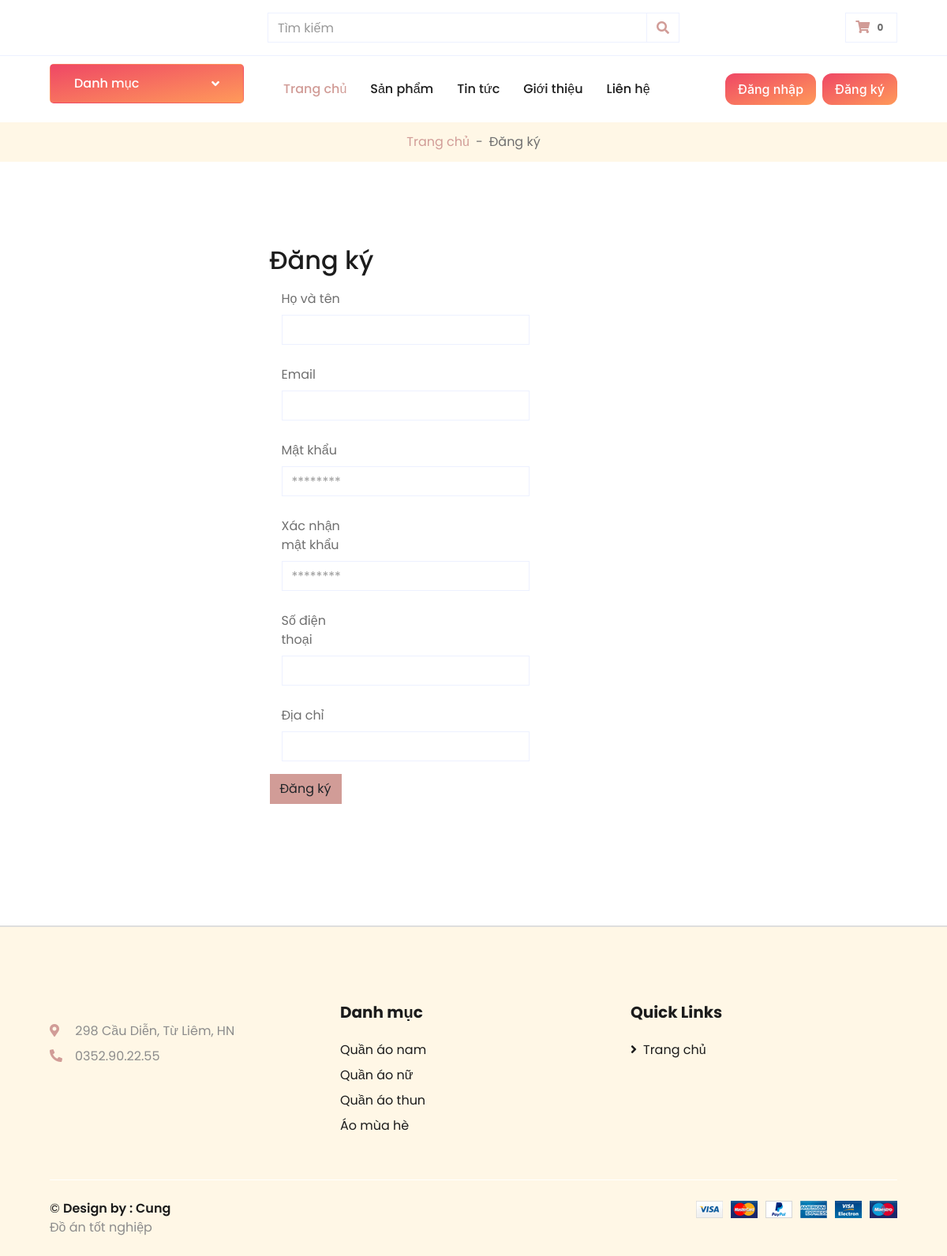
Screenshot of /dang-ky.php with the database file from the repository.
### tables this page shows
CREATE TABLE `danhmuc` (
  `tendanhmuc` varchar(255) DEFAULT NULL,
  `slug` varchar(255) DEFAULT NULL,
  `hinhanh` varchar(255) DEFAULT NULL,
  `danhmuccha_id` int(11) DEFAULT NULL,
  `created_at` timestamp NULL DEFAULT CURRENT_TIMESTAMP,
  `updated_at` timestamp NULL DEFAULT CURRENT_TIMESTAMP,
  `id` int(11) NOT NULL
);

### libraries/Function.php (called while the page is built, shortened)
                   <?php
   function base_url()
   {
      return $url  = "http://localhost:8000/";
        return 'http://'.$_SERVER["SERVER_NAME"].'/';
   }
   function postInput($str)
   {
       return isset($_POST[$str]) ? $_POST[$str] : '';
   }
?>

### libraries/Database.php (called while the page is built, shortened)
<?php
    class Database
    {
        public $link;
        public function __construct()
        {
            $this->link = mysqli_connect("127.0.0.1","root","","webbanmaytinh","3306") or die ("Errors Connect DB");
            mysqli_set_charset($this->link,"utf8");
        }
         public function fetchAll($table)
        {
            $sql = "SELECT * FROM {$table} WHERE 1" ;
            $result = mysqli_query($this->link,$sql) or die("Lỗi Truy Vấn fetchAll " .mysqli_error($this->link));
            $data = [];
            if( $result)
            {
                while ($num = mysqli_fetch_assoc($result))
                {
                    $data[] = $num;
                }
            }
            return $data;
        }
    }
?>

### autoload/autoload.php (called while the page is built, shortened)
<?php
    require_once __DIR__ . "/../libraries/Database.php";
    require_once __DIR__ . "/../libraries/Function.php";
    $db = new Database();
    $danhmuc = $db->fetchAll('danhmuc');
?>

### dang-ky.php (the view, shortened to what this page needs)
<?php
require_once __DIR__ . "/autoload/autoload.php";
$data  =
    [
        'hoten'       => postInput('hoten'),
        'email'       => postInput('email'),
        'password'    => postInput('password'),
        'diachi'      => postInput('diachi'),
        'sodienthoai' => postInput('sodienthoai'),
        'confirm_password' => postInput('confirm_password')
    ];
?>
<!DOCTYPE html>
<html lang="en">
<?php require_once __DIR__ . "/include/head.php"; ?>
<body>
<?php require_once __DIR__ . "/include/top.php"; ?>
<div class="container-fluid">
    <div class="row border-top px-xl-5">
        <div class="col-lg-3 d-none d-lg-block">
            <a class="btn shadow-none d-flex align-items-center justify-content-between bg-primary text-white w-100 danh-muc"
               data-toggle="collapse" href="#navbar-vertical" style="height: 65px; margin-top: -1px; padding: 0 30px;">
                <h6 class="m-0">Danh mục</h6>
                <i class="fa fa-angle-down text-dark"></i>
            </a>
        </div>
        <div class="col-lg-9">
            <?php require_once __DIR__ . "/include/nav.php"; ?>
        </div>
    </div>
</div>
<div class="container-fluid bg-secondary mb-5">
    <div class="d-flex flex-column align-items-center justify-content-center" style="min-height: 50px">
        <div class="d-inline-flex">
            <p class="m-0"><a href="<?= base_url() ?>">Trang chủ</a></p>
            <p class="m-0 px-2">-</p>
            <p class="m-0">Đăng ký</p>
        </div>
    </div>
</div>
<div class="container-fluid py-5">
    <div class="row px-xl-5">
        <div class="col-lg-12 pb-5">
            <div class="col-md-6 bor" style="padding: 10px;margin: 0 auto">
                <div class="panel panel-default">
                    <div class="panel-heading"><h2>Đăng ký</h2></div>
                    <div class="panel-body">
                        <form class="form create account form-create-account" action="" method="post" id="form-validate"
                              enctype="multipart/form-data" autocomplete="off" novalidate="novalidate">
                            <div class="form-group">
                                <label class="col-md-3 col-md-offset-1" style="margin-top: 10px">Họ và tên</label>
                                <div class="col-md-8">
                                    <input type="text" name="hoten" placeholder="" class="form-control"
                                           value="<?php echo $data['hoten'] ?>">
                                </div>
                            </div>
                            <div class="form-group">
                                <label class="col-md-3 col-md-offset-1" style="margin-top: 10px">Email</label>
                                <div class="col-md-8">
                                    <input type="email" name="email" required pattern="/^[a-zA-Z0-9.!#$%&'*+/=?^_`{|}~-]+@[a-zA-Z0-9-]+(?:\.[a-zA-Z0-9-]+)*$/" placeholder="" class="form-control"
                                           value="<?php echo $data['email'] ?>">
                                </div>
                            </div>
                            <div class="form-group">
                                <label class="col-md-3 col-md-offset-1" style="margin-top: 10px">Mật khẩu</label>
                                <div class="col-md-8">
                                    <input type="password" name="password" placeholder="********" class="form-control">
                                </div>
                            </div>
                            <div class="form-group">
                                <label class="col-md-3 col-md-offset-1" style="margin-top: 10px">Xác nhận mật khẩu</label>
                                <div class="col-md-8">
                                    <input type="password" name="confirm_password" placeholder="********" class="form-control">
                                </div>
                            </div>
                            <div class="form-group">
                                <label class="col-md-3 col-md-offset-1" style="margin-top: 10px">Số điện thoại</label>
                                <div class="col-md-8">
                                    <input type="text" name="sodienthoai" placeholder="" class="form-control"
                                           value="<?php echo $data['sodienthoai'] ?>">
                                </div>
                            </div>
                            <div class="form-group">
                                <label class="col-md-3 col-md-offset-1" style="margin-top: 10px">Địa chỉ</label>
                                <div class="col-md-8">
                                    <input type="text" name="diachi" placeholder="" class="form-control"
                                           value="<?php echo $data['diachi'] ?>">
                                </div>
                            </div>
                            <div class="actions-toolbar">
                                <div class="primary">
                                    <button type="submit" class="btn btn-primary" title="Tạo tài khoản"><span>Đăng ký</span>
                                    </button>
                                </div>
                            </div>
                        </form>
                    </div>
                </div>
            </div>
        </div>
    </div>
</div>
<?php require_once __DIR__ . "/include/footer.php"; ?>
</body>
</html>

### include/footer.php (shortened to what this page needs)
<div class="container-fluid bg-secondary text-dark mt-5 pt-5 footer-master" >
        <div class="row px-xl-5 pt-5">
            <div class="col-lg-4 col-md-12 mb-5 pr-3 pr-xl-5">
                <p class="mb-2"><i class="fa fa-map-marker-alt text-primary mr-3"></i> 298 Cầu Diễn, Từ Liêm, HN</p>
                <p class="mb-0"><i class="fa fa-phone-alt text-primary mr-3"></i>0352.90.22.55</p>
            </div>
            <div class="col-lg-8 col-md-12">
                <div class="row">
                    <div class="col-md-6 mb-5">
                        <h5 class="font-weight-bold text-dark mb-4">Danh mục</h5>
                        <div class="d-flex flex-column justify-content-start">
                        <?php foreach($danhmuc ?? [] as $item) :?>
                            <a href="/danh-muc-san-pham.php?id=<?php echo $item['id'];?>&&slug=<?php echo $item['slug'] ?>" class="text-dark mb-2"><?= $item['tendanhmuc'] ?></a>
                        <?php endforeach ; ?>
                        </div>
                    </div>
                    <div class="col-md-6 mb-5">
                        <h5 class="font-weight-bold text-dark mb-4">Quick Links</h5>
                        <div class="d-flex flex-column justify-content-start">
                            <a class="text-dark mb-2" href="<?= base_url() ?>"><i class="fa fa-angle-right mr-2"></i>Trang chủ</a>
                        </div>
                    </div>
                </div>
            </div>
        </div>
        <div class="row border-top border-light mx-xl-5 py-4">
            <div class="col-md-6 px-xl-0">
                <p class="mb-md-0 text-center text-md-left text-dark">
                    &copy; <a class="text-dark font-weight-semi-bold" href="https://www.facebook.com/cung2408">Design by :  Cung </a><br>
                     <a href="#" target="_blank">Đồ án tốt nghiệp</a>
                </p>
            </div>
            <div class="col-md-6 px-xl-0 text-center text-md-right">
                <img class="img-fluid" src="img/payments.png" alt="">
            </div>
        </div>
    </div>

### include/head.php (style rules this page uses)
h6.m-0, .fa.fa-angle-down.text-dark { color: white !important; }

### include/footer.php (style rules this page uses)
.footer-master { border-top: 2px solid #dedede; background: #f0f; padding-top :1px; }
.footer-master p, .footer-master a { color: #8c8c8c; }

### rows the page displays
danhmuc: tendanhmuc "Quần áo nam"
danhmuc: tendanhmuc "Quần áo nữ"
danhmuc: tendanhmuc "Quần áo thun"
danhmuc: tendanhmuc "Áo mùa hè"

### other values shown
$tongsanphamgiohang "0"
